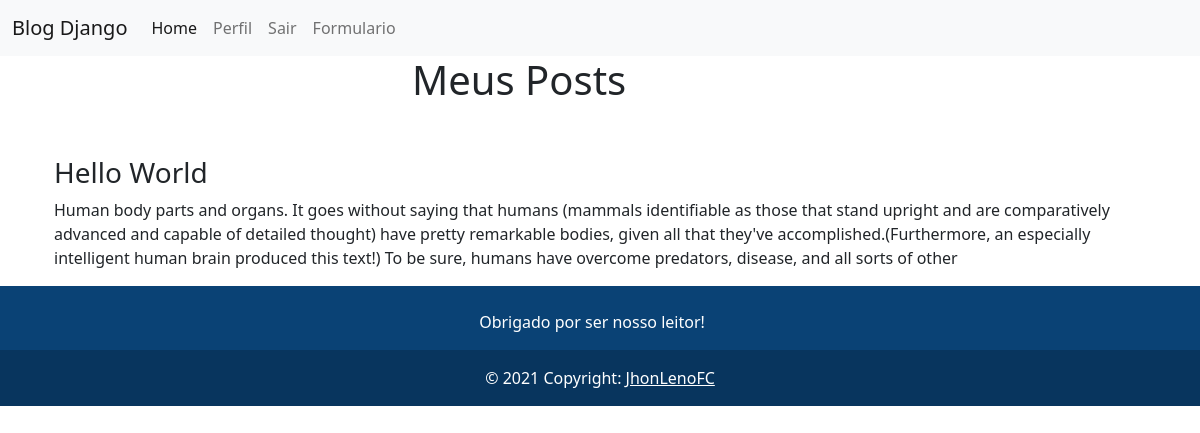
Page /post/2/ (signed in) on the committed database.
### blog/models.py (models this page shows, shortened)
class Post(models.Model):
    title = models.CharField(max_length=100)
    description = models.TextField()
    body = models.TextField()
    author = models.ForeignKey(User, on_delete=PROTECT)
    date_create = models.DateField(auto_now_add=True)
    photo = models.ImageField(upload_to='images/')
    class Meta:
        ordering = ['date_create']

### blog/views.py (the view)
# urls.py: path('post/<int:post_id>/', views.postview ),
def postview(request, post_id):
    post = Post.objects.get(pk=post_id)
    return render(request, 'pages.html', {'post':post})

### templates/pages.html
{% extends 'base.html' %}
{% block content %}
{% if user.is_authenticated %}
<h3>{{ post.title }}</h3>
<p>{{ post.body }}</p>
{% else %}
<h2>Voçe não é nosso leitor...Ainda!</h2>
{% endif %}
{% endblock %}

### rows in the picture
Post: title "Hello World", body "Human body parts and organs. It goes without saying that humans (mammals identifiable as those that stand upright and are comparatively advanced and capable of detailed thought) have pretty remarkable bodies, given all that they've accomplished.(Furthermore, an especially intelligent human brain produced this text!) To be sure, humans have overcome predators, disease, and all sorts of other"
